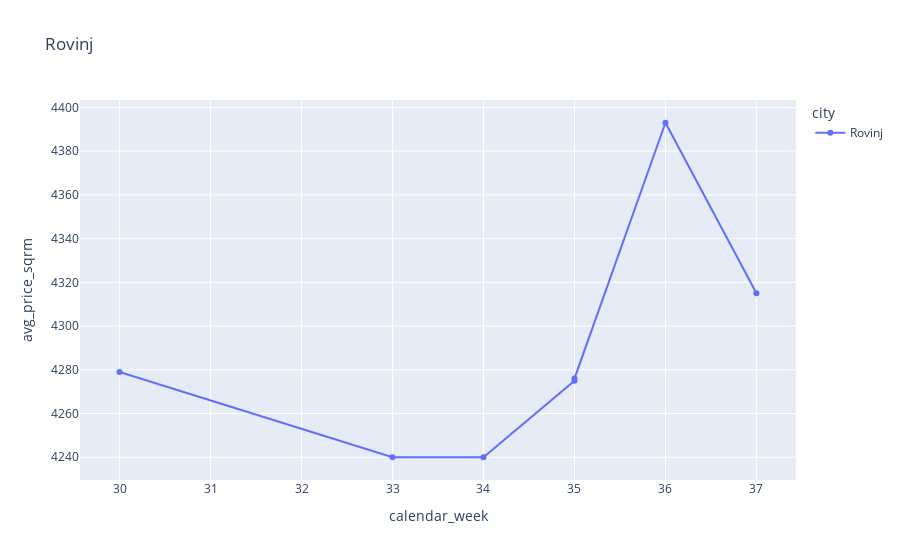
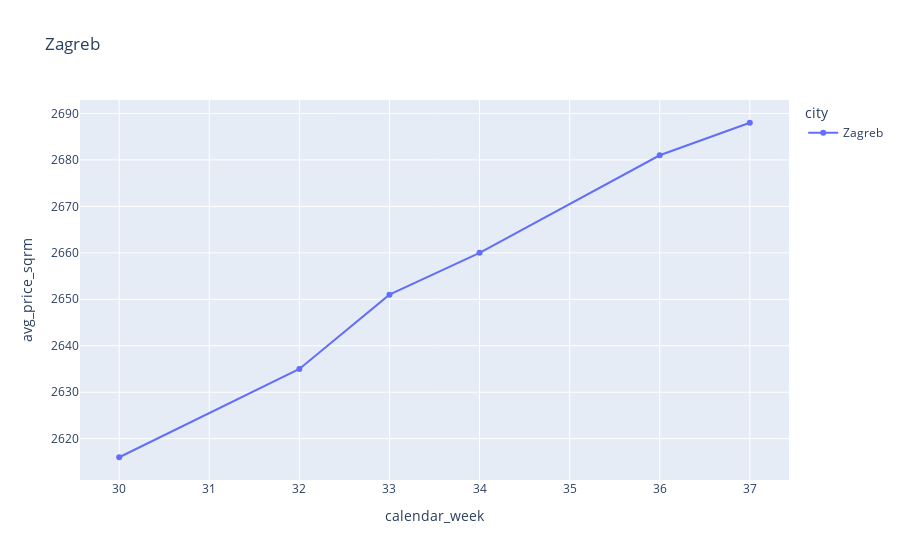
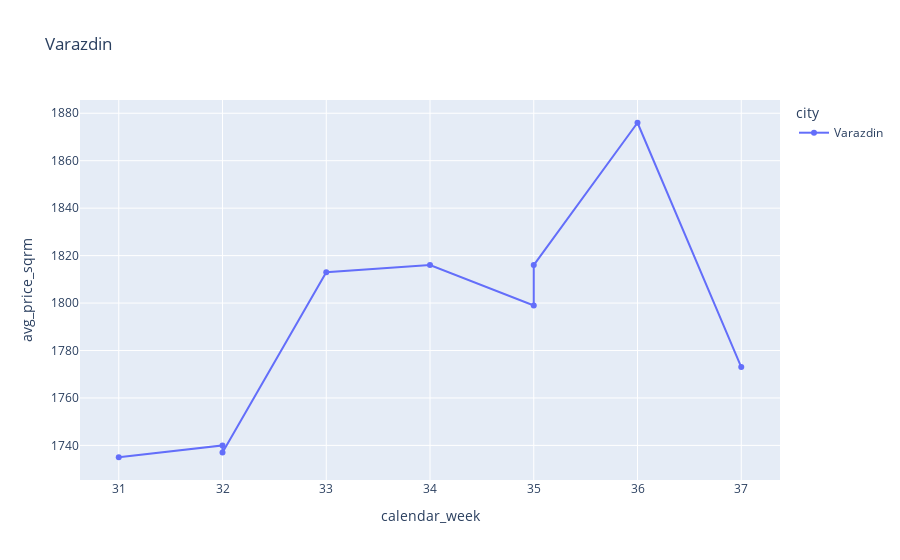
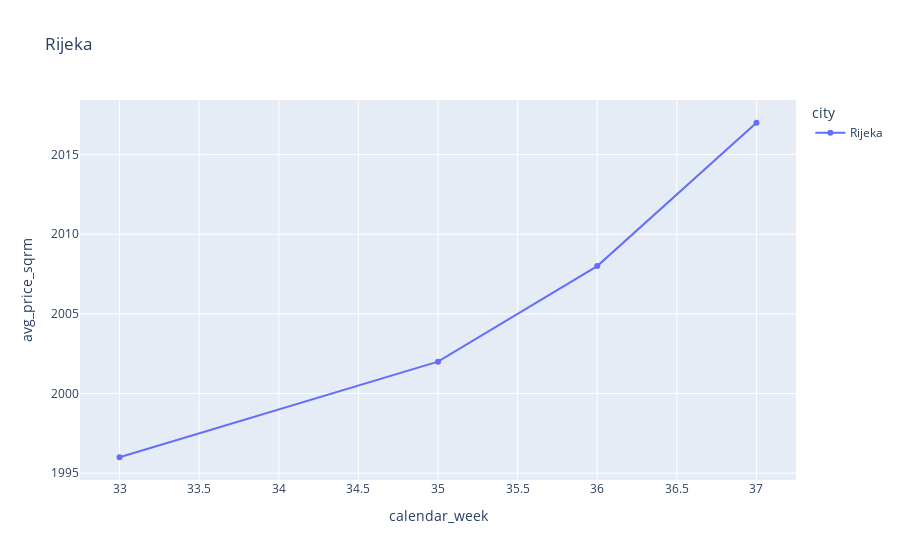

The notebook cell these images were saved under, in order:
### Code cell
#PLOTLY FOR DJANGO OBJECTS
df = pd.read_excel("Django_Objects.xlsx")

for grad in list(df["city"].unique()):
    fig = px.line(df[df["city"] == grad], x="calendar_week", y="avg_price_sqrm", color = 'city', markers=True, title=grad)
    fig.show()

### Figure 1 — Plotly figure (JSON) as saved in the notebook; plotly's stock layout.template omitted (floating-point values rounded to 4 significant figures)
{"data": [{"hovertemplate": "city=Rovinj<br>calendar_week=%{x}<br>avg_price_sqrm=%{y}<extra></extra>", "legendgroup": "Rovinj", "line": {"color": "#636efa", "dash": "solid"}, "marker": {"symbol": "circle"}, "mode": "lines+markers", "name": "Rovinj", "orientation": "v", "showlegend": true, "type": "scatter", "x": [30, 33, 34, 35, 35, 36, 37], "xaxis": "x", "y": [4279, 4240, 4240, 4275, 4276, 4393, 4315], "yaxis": "y"}], "layout": {"legend": {"title": {"text": "city"}, "tracegroupgap": 0}, "title": {"text": "Rovinj"}, "xaxis": {"anchor": "y", "domain": [0, 1], "title": {"text": "calendar_week"}}, "yaxis": {"anchor": "x", "domain": [0, 1], "title": {"text": "avg_price_sqrm"}}}}

### Figure 2 — Plotly figure (JSON) as saved in the notebook; plotly's stock layout.template omitted (floating-point values rounded to 4 significant figures)
{"data": [{"hovertemplate": "city=Zagreb<br>calendar_week=%{x}<br>avg_price_sqrm=%{y}<extra></extra>", "legendgroup": "Zagreb", "line": {"color": "#636efa", "dash": "solid"}, "marker": {"symbol": "circle"}, "mode": "lines+markers", "name": "Zagreb", "orientation": "v", "showlegend": true, "type": "scatter", "x": [30, 32, 33, 34, 36, 37], "xaxis": "x", "y": [2616, 2635, 2651, 2660, 2681, 2688], "yaxis": "y"}], "layout": {"legend": {"title": {"text": "city"}, "tracegroupgap": 0}, "title": {"text": "Zagreb"}, "xaxis": {"anchor": "y", "domain": [0, 1], "title": {"text": "calendar_week"}}, "yaxis": {"anchor": "x", "domain": [0, 1], "title": {"text": "avg_price_sqrm"}}}}

### Figure 3 — Plotly figure (JSON) as saved in the notebook; plotly's stock layout.template omitted (floating-point values rounded to 4 significant figures)
{"data": [{"hovertemplate": "city=Varazdin<br>calendar_week=%{x}<br>avg_price_sqrm=%{y}<extra></extra>", "legendgroup": "Varazdin", "line": {"color": "#636efa", "dash": "solid"}, "marker": {"symbol": "circle"}, "mode": "lines+markers", "name": "Varazdin", "orientation": "v", "showlegend": true, "type": "scatter", "x": [31, 32, 32, 33, 34, 35, 35, 36, 37], "xaxis": "x", "y": [1735, 1740, 1737, 1813, 1816, 1799, 1816, 1876, 1773], "yaxis": "y"}], "layout": {"legend": {"title": {"text": "city"}, "tracegroupgap": 0}, "title": {"text": "Varazdin"}, "xaxis": {"anchor": "y", "domain": [0, 1], "title": {"text": "calendar_week"}}, "yaxis": {"anchor": "x", "domain": [0, 1], "title": {"text": "avg_price_sqrm"}}}}

### Figure 4 — Plotly figure (JSON) as saved in the notebook; plotly's stock layout.template omitted (floating-point values rounded to 4 significant figures)
{"data": [{"hovertemplate": "city=Rijeka<br>calendar_week=%{x}<br>avg_price_sqrm=%{y}<extra></extra>", "legendgroup": "Rijeka", "line": {"color": "#636efa", "dash": "solid"}, "marker": {"symbol": "circle"}, "mode": "lines+markers", "name": "Rijeka", "orientation": "v", "showlegend": true, "type": "scatter", "x": [33, 35, 36, 37], "xaxis": "x", "y": [1996, 2002, 2008, 2017], "yaxis": "y"}], "layout": {"legend": {"title": {"text": "city"}, "tracegroupgap": 0}, "title": {"text": "Rijeka"}, "xaxis": {"anchor": "y", "domain": [0, 1], "title": {"text": "calendar_week"}}, "yaxis": {"anchor": "x", "domain": [0, 1], "title": {"text": "avg_price_sqrm"}}}}
